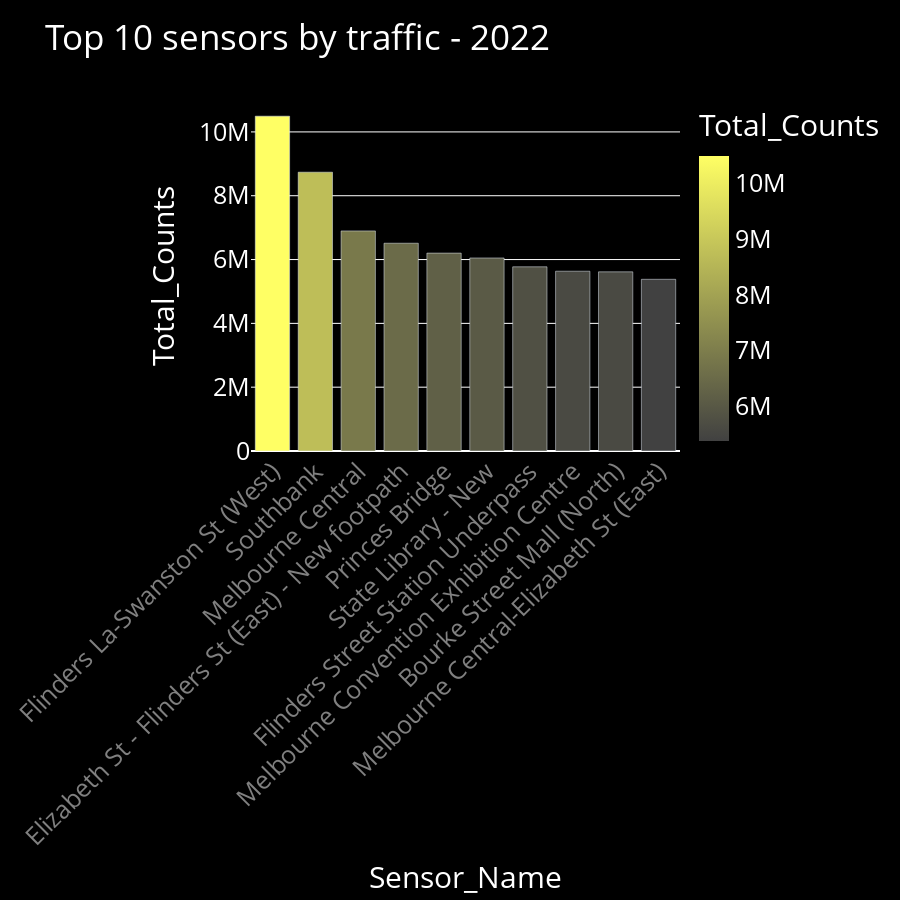

The code cell stored with this chart in its notebook:
### Markdown cell above
Ok, I want to see a bar chart of that dataframe (df from now on) I just created `df_sensors_2022`:

### Code cell
figure = px.bar(
    df_sensors_2022.head(10),
    x="Sensor_Name",
    y="Total_Counts",
    height=900,  # 5 times bigger than the original 500
    title="Top 10 sensors by traffic - 2022",
    color="Total_Counts",
    color_continuous_scale=[[0, 'rgb(65,65,65)'], [1, 'rgb(255,255,100)']]  # Medium grey to pale yellow
)

figure.update_layout(
    title_font_size=35,
    title_font_color="white",
    font=dict(size=25, color="white"),
    xaxis_tickangle=-45,
    plot_bgcolor="black",
    paper_bgcolor="black",
    xaxis=dict(tickfont=dict(color='grey'))  # Set x-axis labels to grey
)

# Adjust the y-axis range to ensure the highest bar is fully visible
figure.update_yaxes(range=[0, 11000000])

figure.show()

### Figure 1 — Plotly figure (JSON) as saved in the notebook; plotly's stock layout.template omitted (floating-point values rounded to 4 significant figures)
{"data": [{"hovertemplate": "Sensor_Name=%{x}<br>Total_Counts=%{marker.color}<extra></extra>", "legendgroup": "", "marker": {"color": [10492872, 8737282, 6897406, 6511465, 6202149, 6049385, 5772514, 5634531, 5614610, 5380759], "coloraxis": "coloraxis", "pattern": {"shape": ""}}, "name": "", "orientation": "v", "showlegend": false, "textposition": "auto", "type": "bar", "x": ["Flinders La-Swanston St (West)", "Southbank", "Melbourne Central", "Elizabeth St - Flinders St (East) - New footpath", "Princes Bridge", "State Library - New", "Flinders Street Station Underpass", "Melbourne Convention Exhibition Centre", "Bourke Street Mall (North)", "Melbourne Central-Elizabeth St (East)"], "xaxis": "x", "y": [10492872, 8737282, 6897406, 6511465, 6202149, 6049385, 5772514, 5634531, 5614610, 5380759], "yaxis": "y"}], "layout": {"barmode": "relative", "coloraxis": {"colorbar": {"title": {"text": "Total_Counts"}}, "colorscale": [[0, "rgb(65,65,65)"], [1, "rgb(255,255,100)"]]}, "font": {"color": "white", "size": 25}, "height": 900, "legend": {"tracegroupgap": 0}, "paper_bgcolor": "black", "plot_bgcolor": "black", "title": {"font": {"color": "white", "size": 35}, "text": "Top 10 sensors by traffic - 2022"}, "xaxis": {"anchor": "y", "domain": [0, 1], "tickangle": -45, "tickfont": {"color": "grey"}, "title": {"text": "Sensor_Name"}}, "yaxis": {"anchor": "x", "domain": [0, 1], "range": [0, 11000000], "title": {"text": "Total_Counts"}}}}
